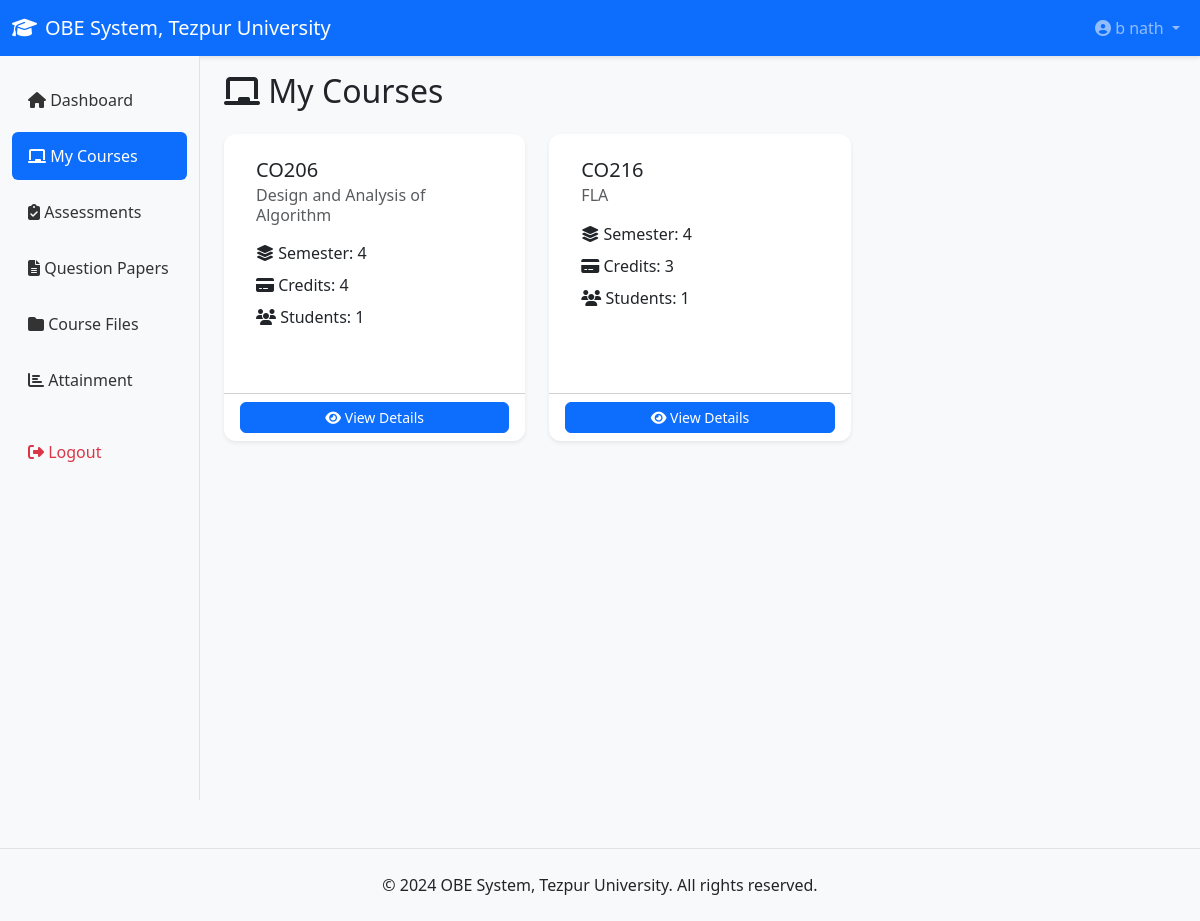
Screenshot of /faculty/courses.php (signed in) with the database file from the repository.
### tables this page shows
CREATE TABLE `courses` (
  `id` int(11) NOT NULL,
  `program_id` int(11) NOT NULL,
  `code` varchar(20) NOT NULL,
  `name` varchar(200) NOT NULL,
  `credits` int(11) DEFAULT 4,
  `semester` int(11) NOT NULL,
  `faculty_id` int(11) DEFAULT NULL,
  `academic_year` varchar(20) DEFAULT NULL,
  `created_at` timestamp NOT NULL DEFAULT current_timestamp()
);

### includes/db.php (called while the page is built, shortened)
<?php
class Database {
    private $conn;
    public function __construct() {
        $this->conn = new mysqli(DB_HOST, DB_USER, DB_PASS, DB_NAME);
        $this->conn->set_charset("utf8mb4");
    }
    public function prepare($sql) {
        return $this->conn->prepare($sql);
    }
}
function getDB() {
    static $db = null;
    if (!$db) {
        $db = new Database();
    }
    return $db;
}
?>

### faculty/courses.php (the view, shortened to what this page needs)
<?php
require_once '../includes/db.php';
$db = getDB();
$user_id = $_SESSION['user_id'];
$result = $db->prepare("SELECT * FROM courses WHERE faculty_id = ? ORDER BY semester");
$result->bind_param("i", $user_id);
$result->execute();
$courses = $result->get_result();
include '../includes/header.php';
?>
<h2 class="mb-4"><i class="fas fa-chalkboard"></i> My Courses</h2>
<div class="row">
    <?php while ($course = $courses->fetch_assoc()): ?>
    <div class="col-md-4 mb-4">
        <div class="card h-100">
            <div class="card-body">
                <h5 class="card-title"><?php echo $course['code']; ?></h5>
                <h6 class="card-subtitle text-muted"><?php echo $course['name']; ?></h6>
                <p class="mt-3 mb-2">
                    <i class="fas fa-layer-group"></i> Semester: <?php echo $course['semester']; ?>
                </p>
                <p class="mb-2">
                    <i class="fas fa-credit-card"></i> Credits: <?php echo $course['credits']; ?>
                </p>
                <?php
                $stmt = $db->prepare("SELECT COUNT(*) as cnt FROM enrollments WHERE course_id = ?");
                $stmt->bind_param("i", $course['id']);
                $stmt->execute();
                $enroll = $stmt->get_result()->fetch_assoc();
                ?>
                <p class="mb-3">
                    <i class="fas fa-users"></i> Students: <?php echo $enroll['cnt']; ?>
                </p>
            </div>
            <div class="card-footer bg-transparent">
                <a href="course-detail.php?id=<?php echo $course['id']; ?>" class="btn btn-primary btn-sm w-100">
                    <i class="fas fa-eye"></i> View Details
                </a>
            </div>
        </div>
    </div>
    <?php endwhile; ?>
</div>
<?php include '../includes/footer.php'; ?>

### assets/css/style.css (style rules this page uses)
* { margin: 0; padding: 0; box-sizing: border-box; }
body { font-family: 'Segoe UI', Tahoma, Geneva, Verdana, sans-serif; background-color: #f8f9fa; color: #212529; }
.card { border: none; box-shadow: 0 0.125rem 0.25rem rgba(0,0,0,0.075); margin-bottom: 1.5rem; border-radius: 0.75rem; background: #ffffff; transition: box-shadow 0.3s ease; }
.card-body { padding: 1.5rem 2rem; color: #212529; font-size: 1rem; }
.btn { border-radius: 0.375rem; font-weight: 500; transition: all 0.2s ease; cursor: pointer; }

### rows the page displays
courses: code "CO206", name "Design and Analysis of Algorithm", semester "4", credits "4", cnt "1"
courses: code "CO216", name "FLA", semester "4", credits "3", cnt "1"

### other values shown
SITE_NAME "OBE System, Tezpur University"
$user['full_name'] "b nath"
